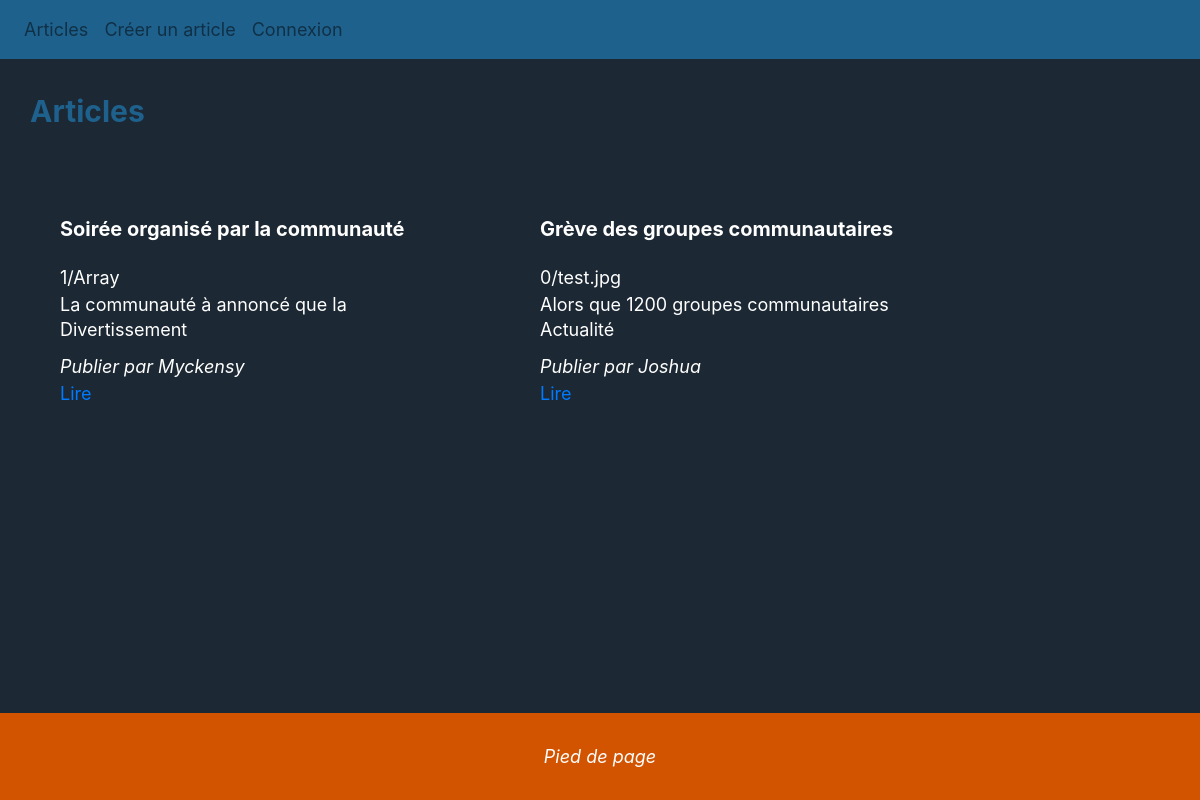
Screenshot of /posts?ac=display with the database file from the repository.
### tables this page shows
CREATE TABLE `posts` (
  `id` int(11) NOT NULL,
  `imagePath` varchar(255) DEFAULT NULL,
  `title` varchar(255) NOT NULL,
  `content` text NOT NULL,
  `idCategory` int(11) DEFAULT NULL,
  `idUser` int(11) DEFAULT NULL
);

CREATE TABLE `categories` (
  `id` int(11) NOT NULL,
  `name` varchar(255) NOT NULL
);

CREATE TABLE `users` (
  `id` int(11) NOT NULL,
  `username` varchar(255) NOT NULL,
  `password` varchar(255) NOT NULL
);

### Model/function.php (called while the page is built, shortened)
<?php
function connectPdo(){
    try{
        $pdo = new PDO ('mysql:host='.HOST.';dbname='.DBNAME, USER , PW , array(PDO::MYSQL_ATTR_INIT_COMMAND => 'SET NAMES utf8'));
        return $pdo ;
    }
    catch(PDOExeption $e)
    {
        echo "problème de connexion". $e->getMessage();
        return fasle ;
    }
}
function getPosts(){
    $pdo = connectPdo();
    try{
        $db = $pdo->prepare("select posts.id, posts.imagePath, posts.title, posts.content, idCategory,
        categories.name as categoryname, idUser, users.username  as username
        from posts LEFT JOIN categories on posts.idCategory = categories.id
        LEFT JOIN users on idUser = users.id ORDER BY posts.id DESC");
        $db->execute();
        $posts = $db->fetchALL(PDO::FETCH_OBJ);
        return $posts;
    }catch (PDOException $e){
        echo"Erreur de connexion". $e->getMessage();
    }
}

### View/post.php (the view, shortened to what this page needs)
<?php
    if(isset($posts)){
        echo "<div class='title' xmlns='http://www.w3.org/1999/html'>Articles</div>";
        foreach ($posts as $post){
            echo "<div class='posts'>";
            echo "<div class='p-title'>$post->title</div>";
            echo "<div class='p-img'>$post->imagePath</div>";
            echo "<div class='p-content'>$post->content</div>";
            echo "<div class='p-category'>$post->categoryname</div>";
            echo "<div class='p-username'>Publier par $post->username</div>";
            ?><a href= <?php echo "/posts?ac=display&id=$post->id";?> class='p-link'>Lire</a><?php
            echo "</div>";
        }
    }
            ?><a href=<?php echo "/posts?ac=setpost&id=$postv->id";?> class='p-link'>Modifier l'article</a><?php

### View/header.php (shortened to what this page needs)
<html lang="fr">
<head>
    <link href="asset/css/bootstrap.min.css" rel ="stylesheet">
    <link rel="stylesheet" type="text/css" href="asset/css/style.css?v=1">
    <link rel="stylesheet" href="{{url('https://use.fontawesome.com/releases/v5.2.0/css/all.css')}}">
</head>
<body>
<nav class="navbar navbar-expand-lg navbar-light">
    <div class="collapse navbar-collapse" id="navbarNav">
        <ul class="navbar-nav">
            <li class="nav-item">
                <a class="nav-link" href="/posts?ac=display">Articles<span class="sr-only">(current)</span></a>
            </li>
            <li class="nav-item">
                <a class="nav-link" href="/posts?ac=addpost">Créer un article</a>
            </li>
            <?php
            if(!isset($_SESSION['user'])){
            ?>
                <li class="nav-item">
                    <a class="nav-link" href="/user?ac=login">Connexion</a>
                </li>
            <?php
            }
            ?>
        </ul>
    </div>
</nav>

### index.php (shortened to what this page needs)
<?php
include ('view/header.php');
$request = '/';
if (isset($_SERVER['REQUEST_URI'])) {
    $request = explode('?', $_SERVER['REQUEST_URI']);
    $request = $request[0];
}
switch ($request){
    case '/posts':
        include('Controler/postsControler.php');
        break;
}
include('view/footer.php');

### Controler/postsControler.php (shortened to what this page needs)
<?php
include(__DIR__.'/../Model/function.php');
$action = $_REQUEST['ac'];
switch ($action) {
    case 'display':
        if(!isset($_REQUEST['id'])){
            $posts = getPosts();
            include(__DIR__.'/../View/post.php');
        }
        break;
}

### View/footer.php
</body>
<footer>
    Pied de page
</footer>
</html>

### asset/css/style.css (style rules this page uses)
html { min-height: 100%; }
body { background-color:#1C2833;color :white;margin: 0; font-size:18px;position: relative; padding-bottom: 160px }
footer { background-color: #D35400;padding-top: 30px; padding-bottom: 30px;bottom: 0;position: absolute; width: 100%;text-align: center; font-style: italic; }
.navbar { background-color: #1F618D; }
.posts { display : block; width: 30%; margin: 5%;margin-top: 50px; margin-bottom: 60px;display: inline-block; }
.p-title { font-weight: 700; font-size: 20px; margin-bottom: 20px; }
.p-content { text-overflow: ellipsis; overflow : hidden; height: 25px; width: 100%; display: block; }
.title { color: #1F618D; font-size: 30px; font-weight: bold; margin: 30px; }
.p-username { font-style: italic;margin-top: 10px; }

### rows the page displays
posts: title "Soirée organisé par la communauté", imagePath "1/Array", content "La communauté à annoncé que la…", idCategory.name "Divertissement", idUser.username "Myckensy"
posts: title "Grève des groupes communautaires", imagePath "0/test.jpg", content "Alors que 1200 groupes communautaires…", idCategory.name "Actualité", idUser.username "Joshua"
